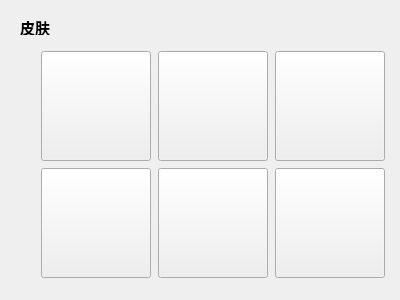
<?xml version="1.0" encoding="UTF-8"?>
<ui version="4.0">
 <class>changeshkins</class>
 <widget class="QWidget" name="changeshkins">
  <property name="geometry">
   <rect>
    <x>0</x>
    <y>0</y>
    <width>400</width>
    <height>300</height>
   </rect>
  </property>
  <property name="font">
   <font>
    <family>Microsoft YaHei UI</family>
    <pointsize>11</pointsize>
    <weight>75</weight>
    <bold>true</bold>
   </font>
  </property>
  <property name="windowTitle">
   <string>Form</string>
  </property>
  <widget class="QLabel" name="label">
   <property name="geometry">
    <rect>
     <x>20</x>
     <y>20</y>
     <width>72</width>
     <height>15</height>
    </rect>
   </property>
   <property name="font">
    <font>
     <family>Microsoft JhengHei UI</family>
     <pointsize>11</pointsize>
     <weight>75</weight>
     <bold>true</bold>
    </font>
   </property>
   <property name="text">
    <string>皮肤</string>
   </property>
  </widget>
  <widget class="QWidget" name="">
   <property name="geometry">
    <rect>
     <x>40</x>
     <y>50</y>
     <width>346</width>
     <height>229</height>
    </rect>
   </property>
   <layout class="QGridLayout" name="gridLayout">
    <item row="0" column="0">
     <widget class="QPushButton" name="pushButton_red">
      <property name="minimumSize">
       <size>
        <width>110</width>
        <height>110</height>
       </size>
      </property>
      <property name="maximumSize">
       <size>
        <width>110</width>
        <height>110</height>
       </size>
      </property>
      <property name="text">
       <string/>
      </property>
     </widget>
    </item>
    <item row="0" column="1">
     <widget class="QPushButton" name="pushButton_blue">
      <property name="minimumSize">
       <size>
        <width>110</width>
        <height>110</height>
       </size>
      </property>
      <property name="maximumSize">
       <size>
        <width>110</width>
        <height>110</height>
       </size>
      </property>
      <property name="text">
       <string/>
      </property>
     </widget>
    </item>
    <item row="0" column="2">
     <widget class="QPushButton" name="pushButton_pink">
      <property name="minimumSize">
       <size>
        <width>110</width>
        <height>110</height>
       </size>
      </property>
      <property name="maximumSize">
       <size>
        <width>110</width>
        <height>110</height>
       </size>
      </property>
      <property name="text">
       <string/>
      </property>
     </widget>
    </item>
    <item row="1" column="0">
     <widget class="QPushButton" name="pushButton_orange">
      <property name="minimumSize">
       <size>
        <width>110</width>
        <height>110</height>
       </size>
      </property>
      <property name="maximumSize">
       <size>
        <width>110</width>
        <height>110</height>
       </size>
      </property>
      <property name="text">
       <string/>
      </property>
     </widget>
    </item>
    <item row="1" column="1">
     <widget class="QPushButton" name="pushButton_yellow">
      <property name="minimumSize">
       <size>
        <width>110</width>
        <height>110</height>
       </size>
      </property>
      <property name="maximumSize">
       <size>
        <width>110</width>
        <height>110</height>
       </size>
      </property>
      <property name="text">
       <string/>
      </property>
     </widget>
    </item>
    <item row="1" column="2">
     <widget class="QPushButton" name="pushButton_green">
      <property name="minimumSize">
       <size>
        <width>110</width>
        <height>110</height>
       </size>
      </property>
      <property name="maximumSize">
       <size>
        <width>110</width>
        <height>110</height>
       </size>
      </property>
      <property name="text">
       <string/>
      </property>
     </widget>
    </item>
   </layout>
  </widget>
 </widget>
 <resources/>
 <connections/>
</ui>
